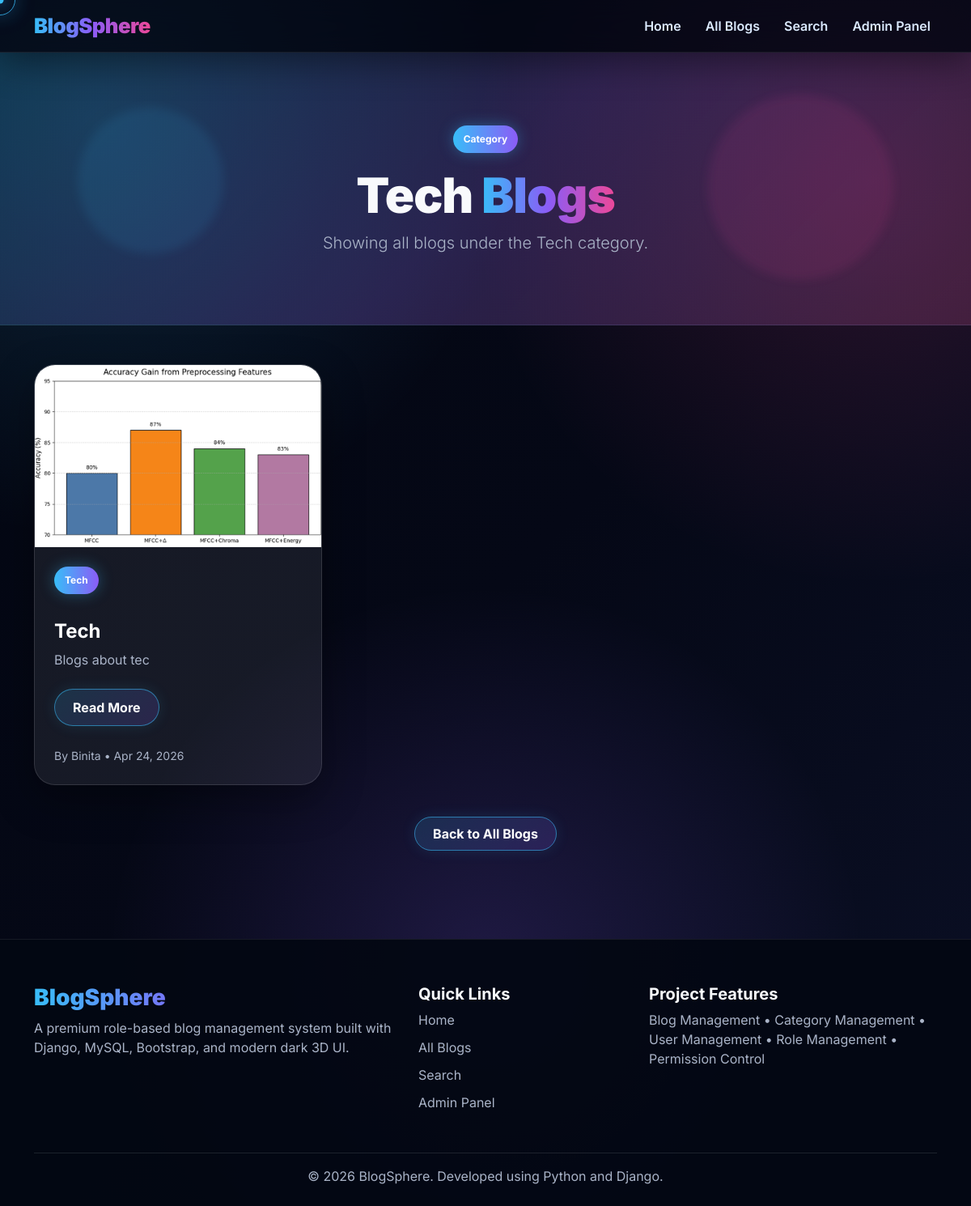
Screenshot of /category/tech/ with the database file from the repository.
### blogs/models.py (models this page shows, shortened)
class Category(models.Model):
    name = models.CharField(max_length=100)
    slug = models.SlugField(unique=True, blank=True)
    description = models.TextField(blank=True, null=True)
    created_at = models.DateTimeField(auto_now_add=True)
    class Meta:
        verbose_name_plural = "Categories"

class Blog(models.Model):
    STATUS_CHOICES = (
        ('draft', 'Draft'),
        ('published', 'Published'),
    )
    title = models.CharField(max_length=200)
    slug = models.SlugField(unique=True, blank=True)
    content = models.TextField()
    category = models.ForeignKey(Category, on_delete=models.CASCADE, related_name='blogs')
    author = models.ForeignKey(User, on_delete=models.CASCADE)
    image = models.ImageField(upload_to='blog_images/', blank=True, null=True)
    status = models.CharField(max_length=20, choices=STATUS_CHOICES, default='draft')
    created_at = models.DateTimeField(auto_now_add=True)
    updated_at = models.DateTimeField(auto_now=True)

### blogs/views.py (the view)
# urls.py: path('category/<slug:slug>/', views.category_blogs, name='category_blogs'),
def category_blogs(request, slug):
    category = get_object_or_404(Category, slug=slug)
    blogs = Blog.objects.filter(category=category, status='published').order_by('-created_at')
    return render(request, 'blogs/category_blogs.html', {
        'category': category,
        'blogs': blogs
    })

### templates/blogs/category_blogs.html (shortened to what this page needs)
{% extends 'base.html' %}
{% block content %}
<section class="page-header text-center">
    <div class="container position-relative">
        <p class="category-badge mb-3 fade-in-up">Category</p>
        <h1 class="page-title fade-in-up delay-1">
            {{ category.name }} <span class="gradient-text">Blogs</span>
        </h1>
        <p class="lead text-soft fade-in-up delay-2">
            Showing all blogs under the {{ category.name }} category.
        </p>
    </div>
</section>
<section class="py-5">
    <div class="container">
        <div class="row">
            {% for blog in blogs %}
                <div class="col-lg-4 col-md-6 mb-4 fade-in-up">
                    <div class="blog-card-3d h-100">
                        {% if blog.image %}
                            <div class="blog-img-wrap">
                                <img src="{{ blog.image.url }}" alt="{{ blog.title }}">
                            </div>
                        {% endif %}
                        <div class="p-4">
                            <span class="category-badge mb-3">{{ blog.category.name }}</span>
                            <h4 class="fw-bold mt-3">
                                <a href="{% url 'blog_detail' blog.slug %}" class="text-white text-decoration-none">
                                    {{ blog.title }}
                                </a>
                            </h4>
                            <p class="text-soft">
                                {{ blog.content|truncatewords:25 }}
                            </p>
                            <a href="{% url 'blog_detail' blog.slug %}" class="neon-btn d-inline-block mt-2">
                                Read More
                            </a>
                        </div>
                        <div class="px-4 pb-4">
                            <small class="text-soft">
                                By {{ blog.author.username }} • {{ blog.created_at|date:"M d, Y" }}
                            </small>
                        </div>
                    </div>
                </div>
            {% empty %}
                <div class="col-12 text-center">
                    <p class="text-soft">No blogs in this category.</p>
                    <a href="{% url 'blog_list' %}" class="neon-btn">Back to All Blogs</a>
                </div>
            {% endfor %}
        </div>
        <div class="text-center mt-4">
            <a href="{% url 'blog_list' %}" class="neon-btn">Back to All Blogs</a>
        </div>
    </div>
</section>
{% endblock %}

### templates/base.html (style rules this page uses)
:root { --bg-dark: #050816; --bg-dark-2: #080b1f; --card-dark: rgba(255, 255, 255, 0.075); --border-glow: rgba(139, 92, 246, 0.55); --text-main: #f8fafc; --text-muted: #aab4c8; --neon-blue: #38bdf8; --neon-purple: #8b5cf6; --neon-pink: #ec4899; --neon-yellow: #facc15; }
* { box-sizing: border-box; }
html { scroll-behavior: smooth; }
body { font-family: 'Inter', sans-serif; background: radial-gradient(circle at 10% 10%, rgba(56, 189, 248, 0.16), transparent 30%), radial-gradient(circle at 90% 15%, rgba(236, 72, 153, 0.16), transparent 30%), radial-gradient(circle at 50% 80%, rgba(139, 92, 246, 0.18), transparent 35%), linear-gradient(135deg, #030712, #050816, #0b1026); color: var(--text-main); min-height: 100vh; overflow-x: hidden; cursor: none; }
a { color: inherit; }
.page-header { position: relative; padding: 90px 0 70px; background: linear-gradient(135deg, rgba(14, 165, 233, 0.18), rgba(139, 92, 246, 0.22), rgba(236, 72, 153, 0.16)), rgba(255, 255, 255, 0.03); overflow: hidden; border-bottom: 1px solid rgba(255, 255, 255, 0.08); }
.page-header::before, .page-header::after { content: ""; position: absolute; border-radius: 50%; filter: blur(6px); opacity: 0.55; animation: floatShape 7s ease-in-out infinite alternate; }
.page-header::before { width: 180px; height: 180px; background: rgba(56, 189, 248, 0.18); left: 8%; top: 20%; }
.page-header::after { width: 230px; height: 230px; background: rgba(236, 72, 153, 0.18); right: 8%; top: 15%; animation-delay: 1.5s; }
.page-title { font-size: clamp(2.2rem, 5vw, 4.5rem); font-weight: 900; letter-spacing: -1px; }
.gradient-text { background: linear-gradient(90deg, var(--neon-blue), var(--neon-purple), var(--neon-pink)); -webkit-background-clip: text; -webkit-text-fill-color: transparent; }
.text-soft { color: var(--text-muted); }
.blog-card-3d { background: rgba(255, 255, 255, 0.075); backdrop-filter: blur(18px); border: 1px solid rgba(255, 255, 255, 0.12); border-radius: 26px; overflow: hidden; transform-style: preserve-3d; transition: 0.4s ease; box-shadow: 0 18px 50px rgba(0, 0, 0, 0.34); position: relative; }
.blog-card-3d::before { content: ""; position: absolute; inset: 0; border-radius: 26px; padding: 1px; background: linear-gradient(135deg, rgba(56, 189, 248, 0.9), rgba(139, 92, 246, 0.75), rgba(236, 72, 153, 0.75)); -webkit-mask: linear-gradient(#000 0 0) content-box, linear-gradient(#000 0 0); -webkit-mask-composite: xor; mask-composite: exclude; opacity: 0; transition: 0.35s ease; pointer-events: none; }
.blog-img-wrap { overflow: hidden; height: 225px; background: #111827; }
.blog-img-wrap img { width: 100%; height: 100%; object-fit: cover; transition: 0.55s ease; }
.category-badge { display: inline-block; color: white; font-size: 0.75rem; font-weight: 700; padding: 8px 13px; border-radius: 999px; background: linear-gradient(90deg, var(--neon-blue), var(--neon-purple)); box-shadow: 0 0 18px rgba(56, 189, 248, 0.35); }
.neon-btn { border: 1px solid rgba(56, 189, 248, 0.55); color: white; background: linear-gradient(135deg, rgba(56, 189, 248, 0.16), rgba(139, 92, 246, 0.18)); border-radius: 999px; padding: 10px 22px; font-weight: 700; transition: 0.35s ease; box-shadow: 0 0 18px rgba(56, 189, 248, 0.12); text-decoration: none; }
.fade-in-up { opacity: 0; transform: translateY(35px); animation: fadeInUp 0.9s ease forwards; }
.delay-1 { animation-delay: 0.15s; }
.delay-2 { animation-delay: 0.3s; }

### rows the page displays
Category: name "Tech"
Blog: image (picture), category.name "Tech", title "Tech", content "Blogs about tec", author.username "Binita", created_at "Apr 24, 2026"
